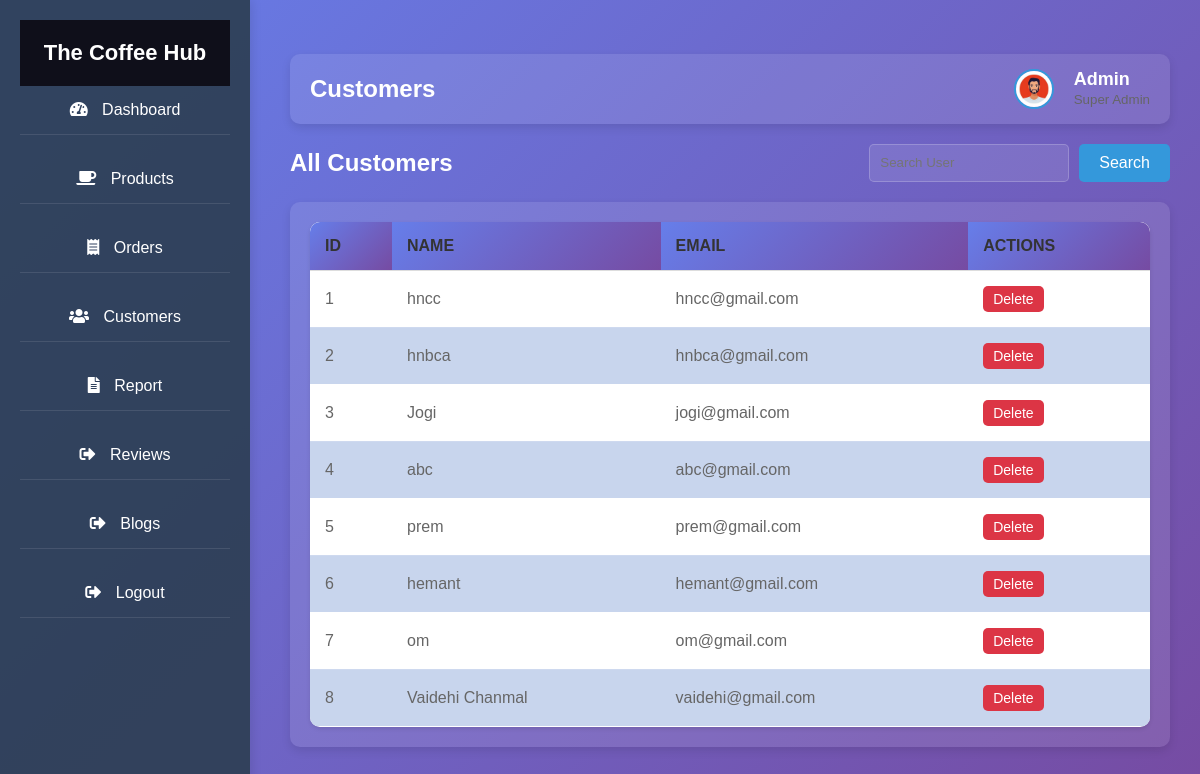
/Customers.php, run on an earlier commit of the app's database.
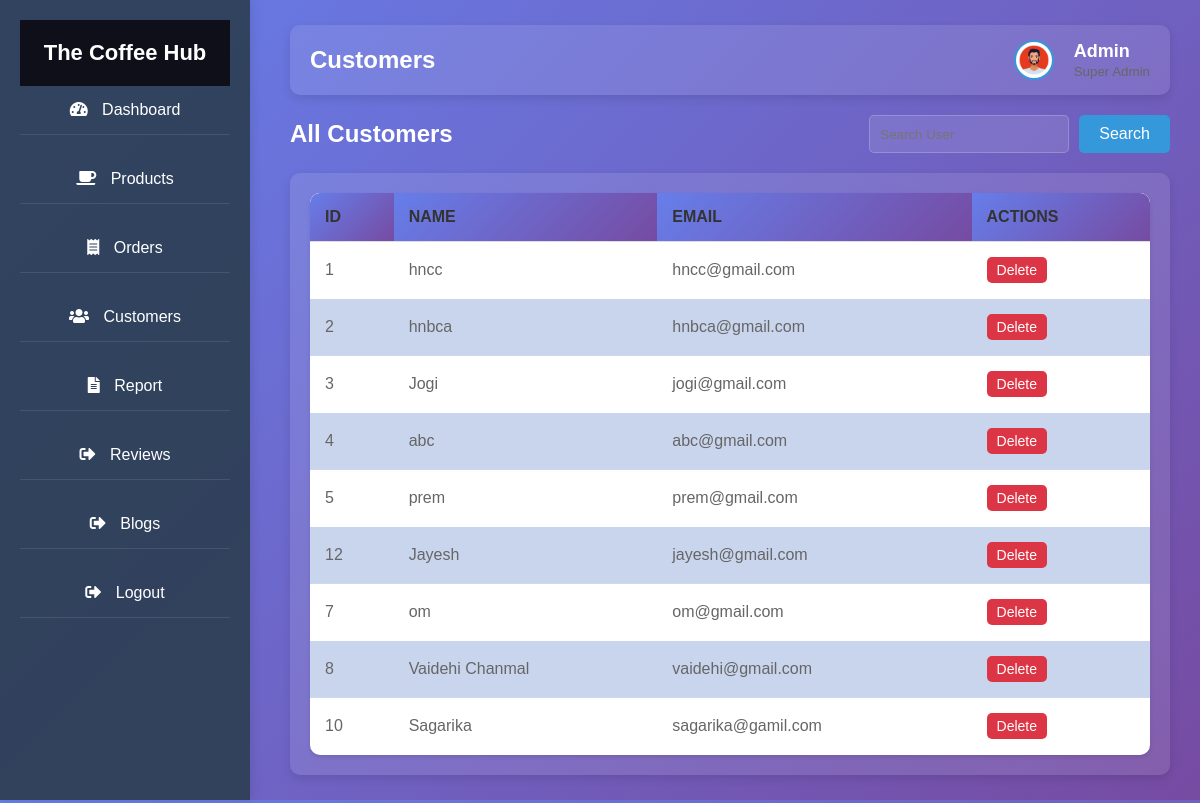
And on a later commit of the database.
### tables this page shows
CREATE TABLE IF NOT EXISTS `usertable` (
  `User_id` int NOT NULL AUTO_INCREMENT,
  `user_name` varchar(255) NOT NULL,
  `email` varchar(255) NOT NULL,
  `password` varchar(255) NOT NULL,
  `phone_no` varchar(15) NOT NULL,
  PRIMARY KEY (`User_id`)
);

### Customers.php (the view, shortened to what this page needs)
<?php
include 'db_connect.php';
$search_term = "";
?>
<!DOCTYPE html>
<html lang="en">
<head>
    <link rel="stylesheet" href="admin.css">
    <link rel="stylesheet" href="https://cdnjs.cloudflare.com/ajax/libs/font-awesome/5.15.4/css/all.min.css">
</head>
<body>
    <div class="sidebar">
        <h2>The Coffee Hub</h2>
        <ul>
            <li><a href="Dashbord.php"><i class="fas fa-tachometer-alt"></i> Dashboard</a></li>
            <li><a href="products.php"><i class="fas fa-coffee"></i> Products</a></li>
            <li><a href="orders.php"><i class="fas fa-receipt"></i> Orders</a></li>
            <li><a href="customers.php" class="active"><i class="fas fa-users"></i> Customers</a></li>
            <li><a href="report.php"><i class="fas fa-file-alt"></i> Report</a></li>
            <li><a href="admin_reviews.php"><i class="fas fa-sign-out-alt"></i> Reviews</a></li>
            <li><a href="add_blog.php"><i class="fas fa-sign-out-alt"></i> Blogs</a></li>
            <li><a href="logout.php"><i class="fas fa-sign-out-alt"></i> Logout</a></li>
        </ul>
    </div>
    <div class="main-content">
        <header>
            <h2>Customers</h2>
            <div class="user-wrapper">
                <img src="admin.jpg" alt="Admin" class="admin-profile">
                <div class="user-info">
                    <h4>Admin</h4>
                    <small>Super Admin</small>
                </div>
            </div>
        </header>
        <main>
            <div class="customers-header">
                <h3>All Customers</h3>
                <form class="search-form" method="GET" action="">
                    <input type="text" name="search" placeholder="Search User" value="<?php echo htmlspecialchars($search_term); ?>">
                    <button type="submit">Search</button>
                </form>
            </div>
            <div class="customers-table">
                <table>
                    <thead>
                        <tr>
                            <th>ID</th>
                            <th>Name</th>
                            <th>Email</th>
                            <th>Actions</th>
                        </tr>
                    </thead>
                    <tbody>
                        <?php
                        $sql = "SELECT * FROM usertable";
                        $result = $conn->query($sql);
                        if ($result->num_rows > 0) {
                            while ($row = $result->fetch_assoc()) {
                                echo "<tr>
                                    <td>{$row['User_id']}</td>
                                    <td>{$row['user_name']}</td>
                                    <td>{$row['email']}</td>
                                    <td>
                                        <a href='delete_customer.php?id={$row["User_id"]}' onclick='return confirm(\"Are you sure you want to delete this user?\")' class='btn delete-btn'>Delete</a>
                                    </td>
                                </tr>";
                            }
                        } else {
                            echo "<tr><td colspan='4'>No customers found</td></tr>";
                        }
                        ?>
                    </tbody>
                </table>
            </div>
        </main>
    </div>
</body>
</html>

What changed in the data, as far as the page shows it:
removed usertable: User_id "6", user_name "hemant", email "hemant@gmail.com"
added usertable: User_id "12", user_name "Jayesh", email "jayesh@gmail.com"
added usertable: User_id "10", user_name "Sagarika", email "sagarika@gamil.com"
